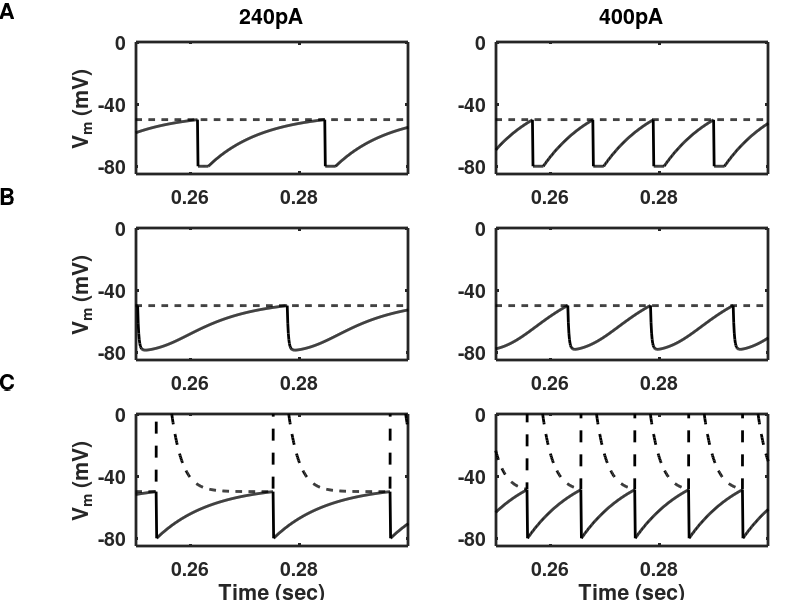
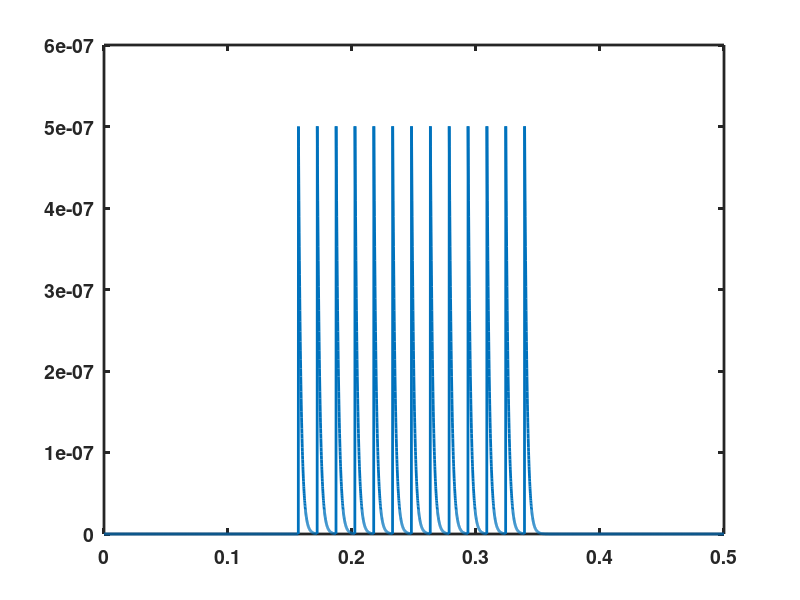

These figures' MATLAB source, in order:
% LIF_model_3trefs.m
% Simulates a leaky integrate-and-fire neuron, which receives a single
% 200ms current pulse on each trial to cause spiking. 
% Pulses of two amplitudes are used for each of three models.
% Models differ in how the refractory conductance is included after a
% spike.
% 
% 
% This code was used to produce Figure 2.4 in the textbook:
% "An Introductory Course in Computational Neuroscience" 
% by Paul Miller, Brandeis University 2017
%
%%%%%%%%%%%%%%%%%%%%%%%%%%%%%%%%%%%%%%%%%%%%%%%%%%%%%%%%%%%%%%%%%%%%%%%%%%%

% Set up the default plotting parameters
set(0,'DefaultLineLineWidth',2,...
    'DefaultLineMarkerSize',8, ...
    'DefaultAxesLineWidth',2, ...
    'DefaultAxesFontSize',14,...
    'DefaultAxesFontWeight','Bold');
    figure(1)
    clf;

%% Simulation parameters
dt = 0.0001;                % time-step
t = 0:dt:0.5;               % vector of time-points
ton = 0.15;                 % time to begin applied current (onset)
toff = 0.35;                % time to end applied current (offset)
non = round(ton/dt);        % time-point index of current onset
noff = round(toff/dt);      % time-point index of current offset

%% Parameters for the LIF neuron
tau = 0.010;                % membrane time constant
E_L = -0.070;               % leak potential (also resting potential)
E_K = -0.080;               % potassium reversal potential (for refractory conductance)
Vth0 = -0.050;              % baseline threshold potential (to produce spike)
Vreset = -0.080;            % reset potential (post-spike)
Cm = 100e-12;               % total membrane capacitance
G_L = Cm/tau;               % total membrane conductance (leak conductance)

tref = 0.002;               % Time constant of refractory period
delta_G = 500e-9;           % Increase in potassium conductance (method 2)
delta_Vth = 0.2;            % Increase in threshold voltage (method 3)

Iapp = [240e-12 400e-12];   % Two levels of applied current used per method
Ntrials = length(Iapp);     % Number of trials per method

%% Now loop through the three different methods for implementing a refractory period.
for tref_method = 1:3;
     
    % Loop through trials with different applied currents
    for trial = 1:Ntrials;      
        I = zeros(size(t));         % Initialize current to zero
        % Then generate the step current
        I(non:noff) = Iapp(trial)*ones(1,noff+1-non);
        V = E_L*ones(size(t));      % Initialize membrane potential
        spikes = zeros(size(t));    % Initialize vector of recorded spikes
        Gref = zeros(size(t));      % Initialize refractory conductance
        
        Vth = Vth0*ones(size(t));   % Initialize threshold voltage (which now can vary)
 
        % Ensure simulation does not commence in the refractory period of 
        % the last spike
        t_last_spike = -10*tref; 
        
        %% Commence integration through time
        for i = 2:length(t);
            % Next line decays the refractory conductance to zero
            Gref(i) = Gref(i-1)*exp(-dt/tref);
            % Next line decays the voltage threshold to its baseline value
            Vth(i) = Vth0 + (Vth(i-1)-Vth0)*exp(-dt/tref);
            % Next line calculates the steady state voltage directly from
            % the differential equation
            Vss = ( I(i) + G_L*E_L + Gref(i)*E_K)/(G_L + Gref(i));
            % Next line calculates the timescale for change in the membrane
            % potential
            taueff = Cm/(G_L+Gref(i));
            % Next line updates the voltage using the exponential solution 
            % for a first order linear ordinary differential equation
            V(i) = Vss + ( V(i-1)-Vss)*exp(-dt/taueff);
            
            % Now include the refractory period using one of three
            % different methods.
            if ( tref_method == 1 )     % Method (1) is forced voltage clamp
                if ( t(i) < t_last_spike + tref )   % If within tref of last spike
                    V(i) = Vreset;      % Clamp voltage to reset
                end
            end
            
            if V(i) > Vth(i)            % If membrane potential is above threshold
                spikes(i) = 1;          % Record a spike
                if (tref_method == 2 )  % Method (2) uses a potassium conductance
                        Gref(i) = Gref(i) + delta_G;    % Increase conductance
                else;                   % For methods (1) and (3) use reset
                    V(i) = Vreset;      % Reset the membrane potential
                    if (tref_method == 3)   % Method (3) raises threshold
                        Vth(i) = Vth0 + delta_Vth;  % Raise the threshold
                    end
                end
                t_last_spike = t(i);    % Keep track of time since spike
            end
        end;
        %% Integration through time is over
        % Now plot the membrane potential versus time
        
        figure(1)
        hold on;            % Prevents overwriting on the same subfigure
        % Next line positions each panel for each subfigure
        subplot('position',[0.45*trial-0.28 1.02-0.31*tref_method 0.34 0.22])
        plot(t,1000*V,'k');      % Plot membrane potential versus time
        hold on;            % Do not overwrite the subfigure
        plot(t,1000*Vth,'k--')   % Plot the threshold as a dashed line
        if ( trial == 1 )   % Label and mark y-axis for leftmost panels
            ylabel('V_m (mV)')
        end
        set(gca,'YTick',[-80 -40 0])
        axis([0.25 0.3 1000*(Vreset-0.005) 1000*(Vth0+0.05)]) % Zoom in on x-axis

        if ( tref_method == 1 )     % Give titles on top panels
            if ( trial == 1)
                title('240pA')
            end
            if ( trial == 2)
                title('400pA')
            end
        end
        set(gca,'XTick',[0.26 0.28])            % Set tick marks and
        set(gca,'XTickLabel',{'0.26', '0.28'})  % labels on bottom panel
        if ( tref_method == 3 )
            xlabel('Time (sec)')             
        end
        
    end
    
    if ( tref_method == 2 )     % Method with refractory conductance
        figure(2);              % Not included in book figure
        clf
        plot(t,Gref)            % Plot refractory conductance vs time
        figure(1)
    end
end

annotation('textbox',[0.00 0.97 0.02 0.02],'LineStyle','none', ...
    'FontSize',16,'FontWeight','Bold','String','A')
annotation('textbox',[0.00 0.66 0.02 0.02],'LineStyle','none', ...
    'FontSize',16,'FontWeight','Bold','String','B')
annotation('textbox',[0.00 0.35 0.02 0.02],'LineStyle','none', ...
    'FontSize',16,'FontWeight','Bold','String','C')
